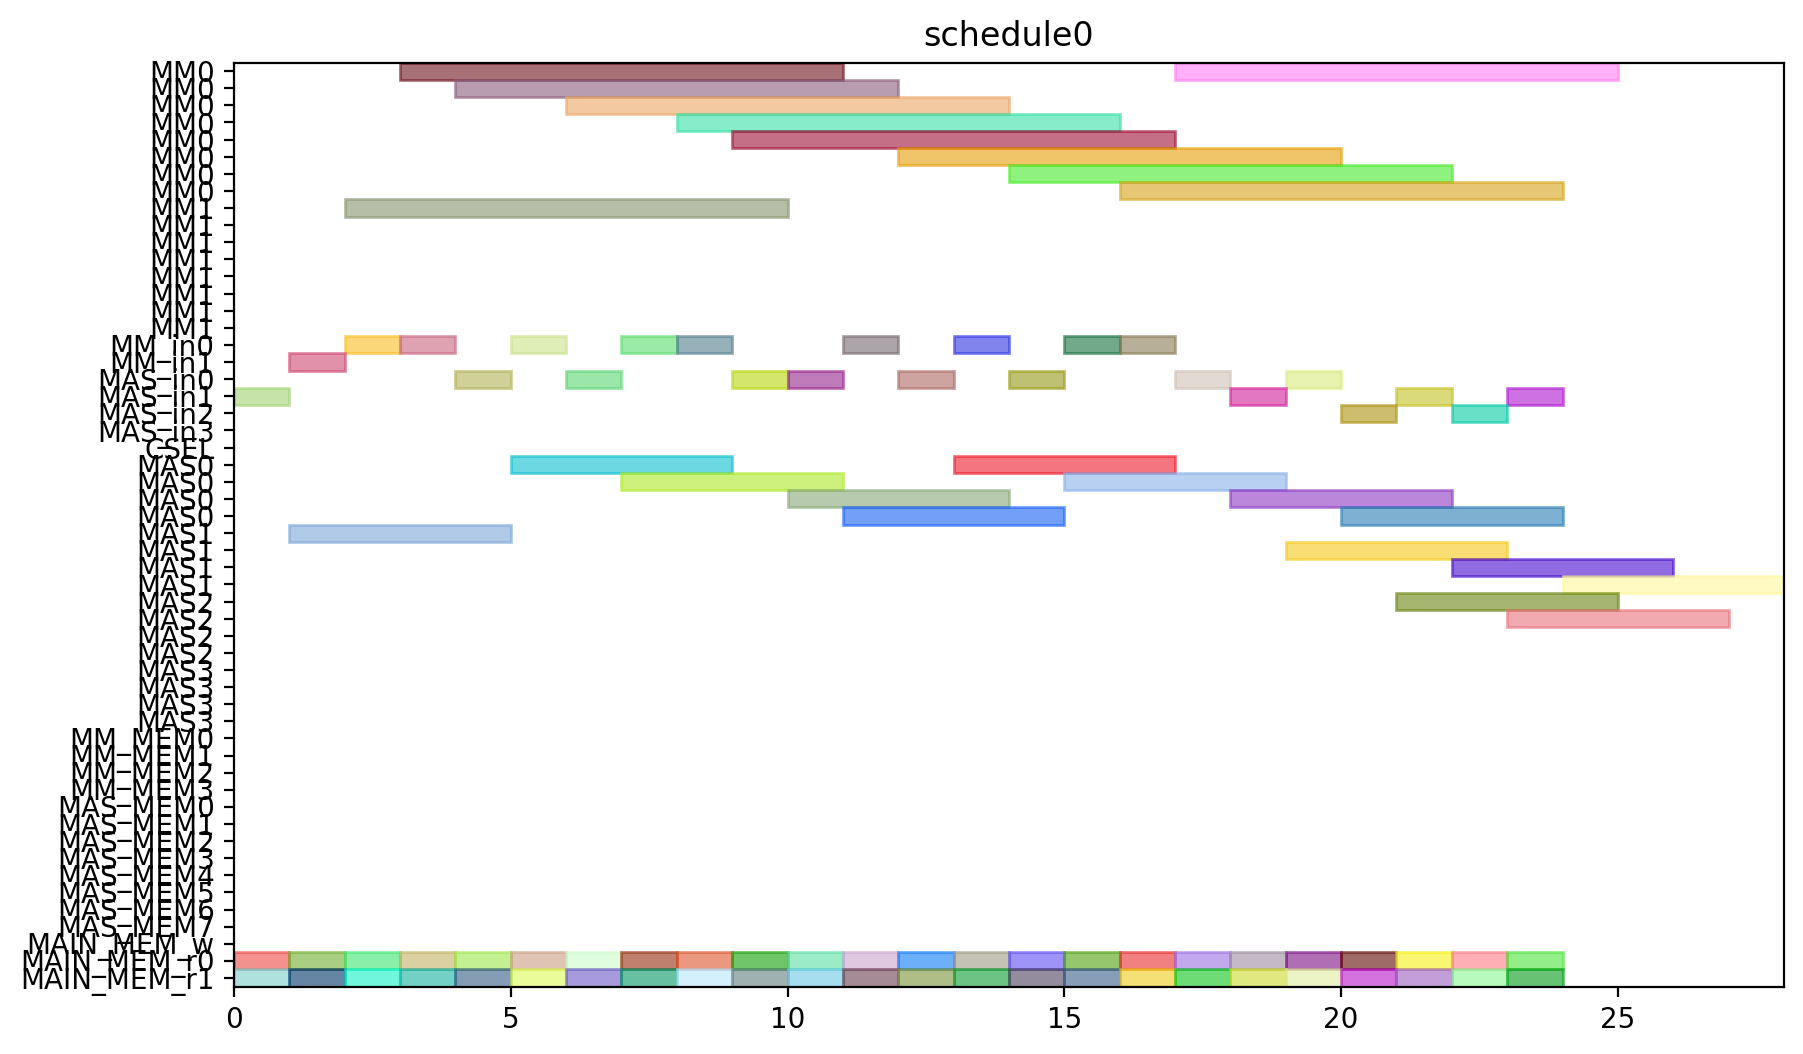

This chart was generated by the following Python code:
from pyschedule import Scenario, solvers, plotters, alt


def solve():
	horizon = 120
	S = Scenario("schedule0", horizon=horizon)

	# resource
	MM = S.Resources('MM', num=2, size=8)
	MM_in = S.Resources('MM_in', num=2)
	MAS_in = S.Resources('MAS_in', num=4)
	CSEL = S.Resource('CSEL')
	MAS = S.Resources('MAS', num=4, size=4, periods=range(1, horizon))
	MM_MEM = S.Resources('MM_MEM', num=4)
	MAS_MEM = S.Resources('MAS_MEM', num=8)
	MAIN_MEM_w = S.Resource('MAIN_MEM_w', size=1)
	MAIN_MEM_r = S.Resources('MAIN_MEM_r', num=2)

	# result of previous scheduling

	# new tasks
	t0_t0 = S.Task('t0_t0', length=4, delay_cost=1)
	t0_t0 += alt(MAS)
	t0_t0_in = S.Task('t0_t0_in', length=1, delay_cost=1)
	t0_t0_in += alt(MAS_in)
	S += t0_t0_in*MAS_in[0]<=t0_t0*MAS[0]

	S += t0_t0_in*MAS_in[1]<=t0_t0*MAS[1]

	S += t0_t0_in*MAS_in[2]<=t0_t0*MAS[2]

	S += t0_t0_in*MAS_in[3]<=t0_t0*MAS[3]

	t0_t0_mem0 = S.Task('t0_t0_mem0', length=1, delay_cost=1)
	t0_t0_mem0 += MAIN_MEM_r[0]
	S += t0_t0_mem0 <= t0_t0

	t0_t0_mem1 = S.Task('t0_t0_mem1', length=1, delay_cost=1)
	t0_t0_mem1 += MAIN_MEM_r[1]
	S += t0_t0_mem1 <= t0_t0

	t0_t1 = S.Task('t0_t1', length=4, delay_cost=1)
	t0_t1 += alt(MAS)
	t0_t1_in = S.Task('t0_t1_in', length=1, delay_cost=1)
	t0_t1_in += alt(MAS_in)
	S += t0_t1_in*MAS_in[0]<=t0_t1*MAS[0]

	S += t0_t1_in*MAS_in[1]<=t0_t1*MAS[1]

	S += t0_t1_in*MAS_in[2]<=t0_t1*MAS[2]

	S += t0_t1_in*MAS_in[3]<=t0_t1*MAS[3]

	t0_t1_mem0 = S.Task('t0_t1_mem0', length=1, delay_cost=1)
	t0_t1_mem0 += MAIN_MEM_r[0]
	S += t0_t1_mem0 <= t0_t1

	t0_t1_mem1 = S.Task('t0_t1_mem1', length=1, delay_cost=1)
	t0_t1_mem1 += MAIN_MEM_r[1]
	S += t0_t1_mem1 <= t0_t1

	t0_t3 = S.Task('t0_t3', length=8, delay_cost=1)
	t0_t3 += alt(MM)
	t0_t3_in = S.Task('t0_t3_in', length=1, delay_cost=1)
	t0_t3_in += alt(MM_in)
	S += t0_t3_in*MM_in[0]<=t0_t3*MM[0]
	S += t0_t3_in*MM_in[1]<=t0_t3*MM[1]
	t0_t3_mem0 = S.Task('t0_t3_mem0', length=1, delay_cost=1)
	t0_t3_mem0 += MAIN_MEM_r[0]
	S += t0_t3_mem0 <= t0_t3

	t0_t3_mem1 = S.Task('t0_t3_mem1', length=1, delay_cost=1)
	t0_t3_mem1 += MAIN_MEM_r[1]
	S += t0_t3_mem1 <= t0_t3

	t10 = S.Task('t10', length=4, delay_cost=1)
	t10 += alt(MAS)
	t10_in = S.Task('t10_in', length=1, delay_cost=1)
	t10_in += alt(MAS_in)
	S += t10_in*MAS_in[0]<=t10*MAS[0]

	S += t10_in*MAS_in[1]<=t10*MAS[1]

	S += t10_in*MAS_in[2]<=t10*MAS[2]

	S += t10_in*MAS_in[3]<=t10*MAS[3]

	t10_mem0 = S.Task('t10_mem0', length=1, delay_cost=1)
	t10_mem0 += MAIN_MEM_r[0]
	S += t10_mem0 <= t10

	t10_mem1 = S.Task('t10_mem1', length=1, delay_cost=1)
	t10_mem1 += MAIN_MEM_r[1]
	S += t10_mem1 <= t10

	t11 = S.Task('t11', length=4, delay_cost=1)
	t11 += alt(MAS)
	t11_in = S.Task('t11_in', length=1, delay_cost=1)
	t11_in += alt(MAS_in)
	S += t11_in*MAS_in[0]<=t11*MAS[0]

	S += t11_in*MAS_in[1]<=t11*MAS[1]

	S += t11_in*MAS_in[2]<=t11*MAS[2]

	S += t11_in*MAS_in[3]<=t11*MAS[3]

	t11_mem0 = S.Task('t11_mem0', length=1, delay_cost=1)
	t11_mem0 += MAIN_MEM_r[0]
	S += t11_mem0 <= t11

	t11_mem1 = S.Task('t11_mem1', length=1, delay_cost=1)
	t11_mem1 += MAIN_MEM_r[1]
	S += t11_mem1 <= t11

	t3_t0 = S.Task('t3_t0', length=8, delay_cost=1)
	t3_t0 += alt(MM)
	t3_t0_in = S.Task('t3_t0_in', length=1, delay_cost=1)
	t3_t0_in += alt(MM_in)
	S += t3_t0_in*MM_in[0]<=t3_t0*MM[0]
	S += t3_t0_in*MM_in[1]<=t3_t0*MM[1]
	t3_t0_mem0 = S.Task('t3_t0_mem0', length=1, delay_cost=1)
	t3_t0_mem0 += MAIN_MEM_r[0]
	S += t3_t0_mem0 <= t3_t0

	t3_t0_mem1 = S.Task('t3_t0_mem1', length=1, delay_cost=1)
	t3_t0_mem1 += MAIN_MEM_r[1]
	S += t3_t0_mem1 <= t3_t0

	t3_t1 = S.Task('t3_t1', length=8, delay_cost=1)
	t3_t1 += alt(MM)
	t3_t1_in = S.Task('t3_t1_in', length=1, delay_cost=1)
	t3_t1_in += alt(MM_in)
	S += t3_t1_in*MM_in[0]<=t3_t1*MM[0]
	S += t3_t1_in*MM_in[1]<=t3_t1*MM[1]
	t3_t1_mem0 = S.Task('t3_t1_mem0', length=1, delay_cost=1)
	t3_t1_mem0 += MAIN_MEM_r[0]
	S += t3_t1_mem0 <= t3_t1

	t3_t1_mem1 = S.Task('t3_t1_mem1', length=1, delay_cost=1)
	t3_t1_mem1 += MAIN_MEM_r[1]
	S += t3_t1_mem1 <= t3_t1

	t3_t2 = S.Task('t3_t2', length=4, delay_cost=1)
	t3_t2 += alt(MAS)
	t3_t2_in = S.Task('t3_t2_in', length=1, delay_cost=1)
	t3_t2_in += alt(MAS_in)
	S += t3_t2_in*MAS_in[0]<=t3_t2*MAS[0]

	S += t3_t2_in*MAS_in[1]<=t3_t2*MAS[1]

	S += t3_t2_in*MAS_in[2]<=t3_t2*MAS[2]

	S += t3_t2_in*MAS_in[3]<=t3_t2*MAS[3]

	t3_t2_mem0 = S.Task('t3_t2_mem0', length=1, delay_cost=1)
	t3_t2_mem0 += MAIN_MEM_r[0]
	S += t3_t2_mem0 <= t3_t2

	t3_t2_mem1 = S.Task('t3_t2_mem1', length=1, delay_cost=1)
	t3_t2_mem1 += MAIN_MEM_r[1]
	S += t3_t2_mem1 <= t3_t2

	t3_t3 = S.Task('t3_t3', length=4, delay_cost=1)
	t3_t3 += alt(MAS)
	t3_t3_in = S.Task('t3_t3_in', length=1, delay_cost=1)
	t3_t3_in += alt(MAS_in)
	S += t3_t3_in*MAS_in[0]<=t3_t3*MAS[0]

	S += t3_t3_in*MAS_in[1]<=t3_t3*MAS[1]

	S += t3_t3_in*MAS_in[2]<=t3_t3*MAS[2]

	S += t3_t3_in*MAS_in[3]<=t3_t3*MAS[3]

	t3_t3_mem0 = S.Task('t3_t3_mem0', length=1, delay_cost=1)
	t3_t3_mem0 += MAIN_MEM_r[0]
	S += t3_t3_mem0 <= t3_t3

	t3_t3_mem1 = S.Task('t3_t3_mem1', length=1, delay_cost=1)
	t3_t3_mem1 += MAIN_MEM_r[1]
	S += t3_t3_mem1 <= t3_t3

	t4_t0 = S.Task('t4_t0', length=4, delay_cost=1)
	t4_t0 += alt(MAS)
	t4_t0_in = S.Task('t4_t0_in', length=1, delay_cost=1)
	t4_t0_in += alt(MAS_in)
	S += t4_t0_in*MAS_in[0]<=t4_t0*MAS[0]

	S += t4_t0_in*MAS_in[1]<=t4_t0*MAS[1]

	S += t4_t0_in*MAS_in[2]<=t4_t0*MAS[2]

	S += t4_t0_in*MAS_in[3]<=t4_t0*MAS[3]

	t4_t0_mem0 = S.Task('t4_t0_mem0', length=1, delay_cost=1)
	t4_t0_mem0 += MAIN_MEM_r[0]
	S += t4_t0_mem0 <= t4_t0

	t4_t0_mem1 = S.Task('t4_t0_mem1', length=1, delay_cost=1)
	t4_t0_mem1 += MAIN_MEM_r[1]
	S += t4_t0_mem1 <= t4_t0

	t4_t1 = S.Task('t4_t1', length=4, delay_cost=1)
	t4_t1 += alt(MAS)
	t4_t1_in = S.Task('t4_t1_in', length=1, delay_cost=1)
	t4_t1_in += alt(MAS_in)
	S += t4_t1_in*MAS_in[0]<=t4_t1*MAS[0]

	S += t4_t1_in*MAS_in[1]<=t4_t1*MAS[1]

	S += t4_t1_in*MAS_in[2]<=t4_t1*MAS[2]

	S += t4_t1_in*MAS_in[3]<=t4_t1*MAS[3]

	t4_t1_mem0 = S.Task('t4_t1_mem0', length=1, delay_cost=1)
	t4_t1_mem0 += MAIN_MEM_r[0]
	S += t4_t1_mem0 <= t4_t1

	t4_t1_mem1 = S.Task('t4_t1_mem1', length=1, delay_cost=1)
	t4_t1_mem1 += MAIN_MEM_r[1]
	S += t4_t1_mem1 <= t4_t1

	t4_t3 = S.Task('t4_t3', length=8, delay_cost=1)
	t4_t3 += alt(MM)
	t4_t3_in = S.Task('t4_t3_in', length=1, delay_cost=1)
	t4_t3_in += alt(MM_in)
	S += t4_t3_in*MM_in[0]<=t4_t3*MM[0]
	S += t4_t3_in*MM_in[1]<=t4_t3*MM[1]
	t4_t3_mem0 = S.Task('t4_t3_mem0', length=1, delay_cost=1)
	t4_t3_mem0 += MAIN_MEM_r[0]
	S += t4_t3_mem0 <= t4_t3

	t4_t3_mem1 = S.Task('t4_t3_mem1', length=1, delay_cost=1)
	t4_t3_mem1 += MAIN_MEM_r[1]
	S += t4_t3_mem1 <= t4_t3

	t5_t0 = S.Task('t5_t0', length=8, delay_cost=1)
	t5_t0 += alt(MM)
	t5_t0_in = S.Task('t5_t0_in', length=1, delay_cost=1)
	t5_t0_in += alt(MM_in)
	S += t5_t0_in*MM_in[0]<=t5_t0*MM[0]
	S += t5_t0_in*MM_in[1]<=t5_t0*MM[1]
	t5_t0_mem0 = S.Task('t5_t0_mem0', length=1, delay_cost=1)
	t5_t0_mem0 += MAIN_MEM_r[0]
	S += t5_t0_mem0 <= t5_t0

	t5_t0_mem1 = S.Task('t5_t0_mem1', length=1, delay_cost=1)
	t5_t0_mem1 += MAIN_MEM_r[1]
	S += t5_t0_mem1 <= t5_t0

	t5_t1 = S.Task('t5_t1', length=8, delay_cost=1)
	t5_t1 += alt(MM)
	t5_t1_in = S.Task('t5_t1_in', length=1, delay_cost=1)
	t5_t1_in += alt(MM_in)
	S += t5_t1_in*MM_in[0]<=t5_t1*MM[0]
	S += t5_t1_in*MM_in[1]<=t5_t1*MM[1]
	t5_t1_mem0 = S.Task('t5_t1_mem0', length=1, delay_cost=1)
	t5_t1_mem0 += MAIN_MEM_r[0]
	S += t5_t1_mem0 <= t5_t1

	t5_t1_mem1 = S.Task('t5_t1_mem1', length=1, delay_cost=1)
	t5_t1_mem1 += MAIN_MEM_r[1]
	S += t5_t1_mem1 <= t5_t1

	t5_t2 = S.Task('t5_t2', length=4, delay_cost=1)
	t5_t2 += alt(MAS)
	t5_t2_in = S.Task('t5_t2_in', length=1, delay_cost=1)
	t5_t2_in += alt(MAS_in)
	S += t5_t2_in*MAS_in[0]<=t5_t2*MAS[0]

	S += t5_t2_in*MAS_in[1]<=t5_t2*MAS[1]

	S += t5_t2_in*MAS_in[2]<=t5_t2*MAS[2]

	S += t5_t2_in*MAS_in[3]<=t5_t2*MAS[3]

	t5_t2_mem0 = S.Task('t5_t2_mem0', length=1, delay_cost=1)
	t5_t2_mem0 += MAIN_MEM_r[0]
	S += t5_t2_mem0 <= t5_t2

	t5_t2_mem1 = S.Task('t5_t2_mem1', length=1, delay_cost=1)
	t5_t2_mem1 += MAIN_MEM_r[1]
	S += t5_t2_mem1 <= t5_t2

	t5_t3 = S.Task('t5_t3', length=4, delay_cost=1)
	t5_t3 += alt(MAS)
	t5_t3_in = S.Task('t5_t3_in', length=1, delay_cost=1)
	t5_t3_in += alt(MAS_in)
	S += t5_t3_in*MAS_in[0]<=t5_t3*MAS[0]

	S += t5_t3_in*MAS_in[1]<=t5_t3*MAS[1]

	S += t5_t3_in*MAS_in[2]<=t5_t3*MAS[2]

	S += t5_t3_in*MAS_in[3]<=t5_t3*MAS[3]

	t5_t3_mem0 = S.Task('t5_t3_mem0', length=1, delay_cost=1)
	t5_t3_mem0 += MAIN_MEM_r[0]
	S += t5_t3_mem0 <= t5_t3

	t5_t3_mem1 = S.Task('t5_t3_mem1', length=1, delay_cost=1)
	t5_t3_mem1 += MAIN_MEM_r[1]
	S += t5_t3_mem1 <= t5_t3

	t6_t0 = S.Task('t6_t0', length=8, delay_cost=1)
	t6_t0 += alt(MM)
	t6_t0_in = S.Task('t6_t0_in', length=1, delay_cost=1)
	t6_t0_in += alt(MM_in)
	S += t6_t0_in*MM_in[0]<=t6_t0*MM[0]
	S += t6_t0_in*MM_in[1]<=t6_t0*MM[1]
	t6_t0_mem0 = S.Task('t6_t0_mem0', length=1, delay_cost=1)
	t6_t0_mem0 += MAIN_MEM_r[0]
	S += t6_t0_mem0 <= t6_t0

	t6_t0_mem1 = S.Task('t6_t0_mem1', length=1, delay_cost=1)
	t6_t0_mem1 += MAIN_MEM_r[1]
	S += t6_t0_mem1 <= t6_t0

	t6_t1 = S.Task('t6_t1', length=8, delay_cost=1)
	t6_t1 += alt(MM)
	t6_t1_in = S.Task('t6_t1_in', length=1, delay_cost=1)
	t6_t1_in += alt(MM_in)
	S += t6_t1_in*MM_in[0]<=t6_t1*MM[0]
	S += t6_t1_in*MM_in[1]<=t6_t1*MM[1]
	t6_t1_mem0 = S.Task('t6_t1_mem0', length=1, delay_cost=1)
	t6_t1_mem0 += MAIN_MEM_r[0]
	S += t6_t1_mem0 <= t6_t1

	t6_t1_mem1 = S.Task('t6_t1_mem1', length=1, delay_cost=1)
	t6_t1_mem1 += MAIN_MEM_r[1]
	S += t6_t1_mem1 <= t6_t1

	t6_t2 = S.Task('t6_t2', length=4, delay_cost=1)
	t6_t2 += alt(MAS)
	t6_t2_in = S.Task('t6_t2_in', length=1, delay_cost=1)
	t6_t2_in += alt(MAS_in)
	S += t6_t2_in*MAS_in[0]<=t6_t2*MAS[0]

	S += t6_t2_in*MAS_in[1]<=t6_t2*MAS[1]

	S += t6_t2_in*MAS_in[2]<=t6_t2*MAS[2]

	S += t6_t2_in*MAS_in[3]<=t6_t2*MAS[3]

	t6_t2_mem0 = S.Task('t6_t2_mem0', length=1, delay_cost=1)
	t6_t2_mem0 += MAIN_MEM_r[0]
	S += t6_t2_mem0 <= t6_t2

	t6_t2_mem1 = S.Task('t6_t2_mem1', length=1, delay_cost=1)
	t6_t2_mem1 += MAIN_MEM_r[1]
	S += t6_t2_mem1 <= t6_t2

	t6_t3 = S.Task('t6_t3', length=4, delay_cost=1)
	t6_t3 += alt(MAS)
	t6_t3_in = S.Task('t6_t3_in', length=1, delay_cost=1)
	t6_t3_in += alt(MAS_in)
	S += t6_t3_in*MAS_in[0]<=t6_t3*MAS[0]

	S += t6_t3_in*MAS_in[1]<=t6_t3*MAS[1]

	S += t6_t3_in*MAS_in[2]<=t6_t3*MAS[2]

	S += t6_t3_in*MAS_in[3]<=t6_t3*MAS[3]

	t6_t3_mem0 = S.Task('t6_t3_mem0', length=1, delay_cost=1)
	t6_t3_mem0 += MAIN_MEM_r[0]
	S += t6_t3_mem0 <= t6_t3

	t6_t3_mem1 = S.Task('t6_t3_mem1', length=1, delay_cost=1)
	t6_t3_mem1 += MAIN_MEM_r[1]
	S += t6_t3_mem1 <= t6_t3

	t7_t0 = S.Task('t7_t0', length=8, delay_cost=1)
	t7_t0 += alt(MM)
	t7_t0_in = S.Task('t7_t0_in', length=1, delay_cost=1)
	t7_t0_in += alt(MM_in)
	S += t7_t0_in*MM_in[0]<=t7_t0*MM[0]
	S += t7_t0_in*MM_in[1]<=t7_t0*MM[1]
	t7_t0_mem0 = S.Task('t7_t0_mem0', length=1, delay_cost=1)
	t7_t0_mem0 += MAIN_MEM_r[0]
	S += t7_t0_mem0 <= t7_t0

	t7_t0_mem1 = S.Task('t7_t0_mem1', length=1, delay_cost=1)
	t7_t0_mem1 += MAIN_MEM_r[1]
	S += t7_t0_mem1 <= t7_t0

	t7_t1 = S.Task('t7_t1', length=8, delay_cost=1)
	t7_t1 += alt(MM)
	t7_t1_in = S.Task('t7_t1_in', length=1, delay_cost=1)
	t7_t1_in += alt(MM_in)
	S += t7_t1_in*MM_in[0]<=t7_t1*MM[0]
	S += t7_t1_in*MM_in[1]<=t7_t1*MM[1]
	t7_t1_mem0 = S.Task('t7_t1_mem0', length=1, delay_cost=1)
	t7_t1_mem0 += MAIN_MEM_r[0]
	S += t7_t1_mem0 <= t7_t1

	t7_t1_mem1 = S.Task('t7_t1_mem1', length=1, delay_cost=1)
	t7_t1_mem1 += MAIN_MEM_r[1]
	S += t7_t1_mem1 <= t7_t1

	t7_t2 = S.Task('t7_t2', length=4, delay_cost=1)
	t7_t2 += alt(MAS)
	t7_t2_in = S.Task('t7_t2_in', length=1, delay_cost=1)
	t7_t2_in += alt(MAS_in)
	S += t7_t2_in*MAS_in[0]<=t7_t2*MAS[0]

	S += t7_t2_in*MAS_in[1]<=t7_t2*MAS[1]

	S += t7_t2_in*MAS_in[2]<=t7_t2*MAS[2]

	S += t7_t2_in*MAS_in[3]<=t7_t2*MAS[3]

	t7_t2_mem0 = S.Task('t7_t2_mem0', length=1, delay_cost=1)
	t7_t2_mem0 += MAIN_MEM_r[0]
	S += t7_t2_mem0 <= t7_t2

	t7_t2_mem1 = S.Task('t7_t2_mem1', length=1, delay_cost=1)
	t7_t2_mem1 += MAIN_MEM_r[1]
	S += t7_t2_mem1 <= t7_t2

	t7_t3 = S.Task('t7_t3', length=4, delay_cost=1)
	t7_t3 += alt(MAS)
	t7_t3_in = S.Task('t7_t3_in', length=1, delay_cost=1)
	t7_t3_in += alt(MAS_in)
	S += t7_t3_in*MAS_in[0]<=t7_t3*MAS[0]

	S += t7_t3_in*MAS_in[1]<=t7_t3*MAS[1]

	S += t7_t3_in*MAS_in[2]<=t7_t3*MAS[2]

	S += t7_t3_in*MAS_in[3]<=t7_t3*MAS[3]

	t7_t3_mem0 = S.Task('t7_t3_mem0', length=1, delay_cost=1)
	t7_t3_mem0 += MAIN_MEM_r[0]
	S += t7_t3_mem0 <= t7_t3

	t7_t3_mem1 = S.Task('t7_t3_mem1', length=1, delay_cost=1)
	t7_t3_mem1 += MAIN_MEM_r[1]
	S += t7_t3_mem1 <= t7_t3

	solvers.mip.solve(S,msg=1,kind='CPLEX',ratio_gap=1.01)

	solution = [['hoge']*len(S.solution()[1]) for i in range(len(S.solution()))]
	for i in range(len(S.solution())):
		for j in range(len(S.solution()[i])):
			solution[i][j]=str(S.solution()[i][j])
	print(solution)

	cycles = int(solution[-1][3])

	pic_file_name = "/mnt/rose/usr1/fukuda/ABE/multiRAM_multiMAS_16mux/scheduling_result/stage8MM2_stage4MAS4/SQR012345/schedule0.png"
	if(S.solution() != []):
		plotters.matplotlib.plot(S,img_filename=pic_file_name, show_task_labels=False, fig_size=(cycles*0.25+3, 6))

	return solution
